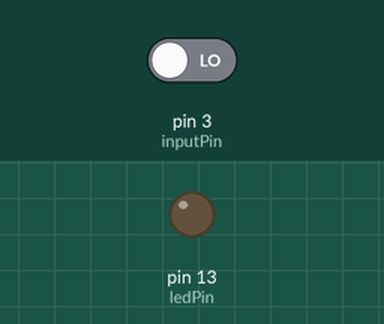
Recording of a sketch running on a simulated Arduino Uno, built with avr-gcc and run on an emulated ATmega328P. Parts: output pins drawn as LEDs (lit = HIGH). The inputs (shaded band) are chosen by the test bench; at power-on: pin 3 (inputPin) LOW.

Above: at 2.8 s.
2.9 s: pin 3 (inputPin) driven HIGH
At 4.2 s:
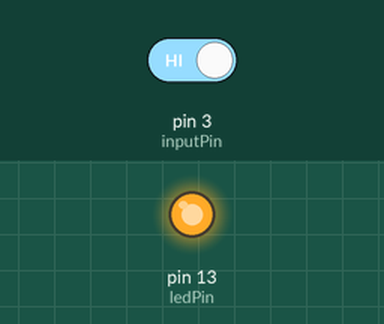
4.5 s: pin 3 (inputPin) driven LOW
At 5.9 s:
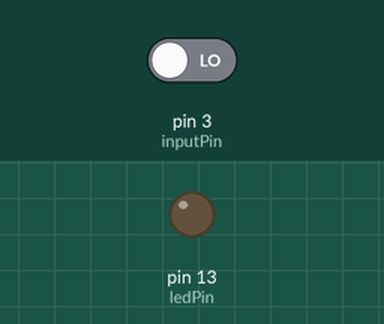
Timing chart, 0 to 7.5 s (numbered marks = the images above; inputs shaded):
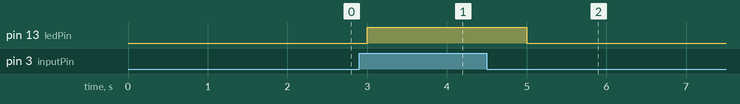

The sketch:

sketch_sep29a12__1_.ino
```cpp
int ledPin= 13 ;
int inputPin= 3;

void setup(){
  pinMode(ledPin, OUTPUT);
  pinMode(inputPin, INPUT);
}

void loop(){
  int value= digitalRead(inputPin);

  if (value == HIGH)
  {
    digitalWrite(ledPin, HIGH);
    delay(1000) ;
  }

  else
  {
    digitalWrite(ledPin, LOW);

delay(1000) ;
  }
}
```

Measured:
- after the input at 2.9 s, pin 13 (ledPin): LOW → HIGH after 0.10 s
- after the input at 4.5 s, pin 13 (ledPin): HIGH → LOW after 0.50 s
